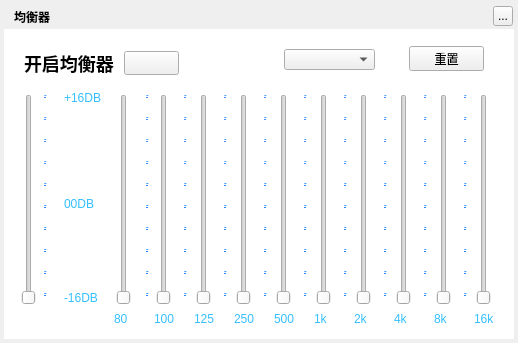
<?xml version="1.0" encoding="UTF-8"?>
<ui version="4.0">
 <class>MusicEqualizerDialog</class>
 <widget class="QWidget" name="MusicEqualizerDialog">
  <property name="geometry">
   <rect>
    <x>0</x>
    <y>0</y>
    <width>518</width>
    <height>343</height>
   </rect>
  </property>
  <property name="windowTitle">
   <string>均衡器</string>
  </property>
  <widget class="QLabel" name="background">
   <property name="geometry">
    <rect>
     <x>4</x>
     <y>4</y>
     <width>510</width>
     <height>335</height>
    </rect>
   </property>
   <property name="text">
    <string/>
   </property>
  </widget>
  <widget class="QLabel" name="topTitleName">
   <property name="geometry">
    <rect>
     <x>14</x>
     <y>4</y>
     <width>51</width>
     <height>25</height>
    </rect>
   </property>
   <property name="styleSheet">
    <string notr="true">color:&quot;#FFFFFF&quot;;font-weight:bold</string>
   </property>
   <property name="text">
    <string>均衡器</string>
   </property>
  </widget>
  <widget class="QToolButton" name="topTitleCloseButton">
   <property name="geometry">
    <rect>
     <x>493</x>
     <y>6</y>
     <width>20</width>
     <height>20</height>
    </rect>
   </property>
   <property name="text">
    <string>...</string>
   </property>
  </widget>
  <widget class="MusicClickedSlider" name="bwVerticalSlider">
   <property name="geometry">
    <rect>
     <x>19</x>
     <y>94</y>
     <width>19</width>
     <height>211</height>
    </rect>
   </property>
   <property name="orientation">
    <enum>Qt::Vertical</enum>
   </property>
  </widget>
  <widget class="MusicClickedSlider" name="verticalSlider3">
   <property name="geometry">
    <rect>
     <x>194</x>
     <y>94</y>
     <width>19</width>
     <height>211</height>
    </rect>
   </property>
   <property name="orientation">
    <enum>Qt::Vertical</enum>
   </property>
  </widget>
  <widget class="MusicClickedSlider" name="verticalSlider4">
   <property name="geometry">
    <rect>
     <x>234</x>
     <y>94</y>
     <width>19</width>
     <height>211</height>
    </rect>
   </property>
   <property name="orientation">
    <enum>Qt::Vertical</enum>
   </property>
  </widget>
  <widget class="MusicClickedSlider" name="verticalSlider5">
   <property name="geometry">
    <rect>
     <x>274</x>
     <y>94</y>
     <width>19</width>
     <height>211</height>
    </rect>
   </property>
   <property name="orientation">
    <enum>Qt::Vertical</enum>
   </property>
  </widget>
  <widget class="MusicClickedSlider" name="verticalSlider2">
   <property name="geometry">
    <rect>
     <x>154</x>
     <y>94</y>
     <width>19</width>
     <height>211</height>
    </rect>
   </property>
   <property name="orientation">
    <enum>Qt::Vertical</enum>
   </property>
  </widget>
  <widget class="MusicClickedSlider" name="verticalSlider7">
   <property name="geometry">
    <rect>
     <x>354</x>
     <y>94</y>
     <width>19</width>
     <height>211</height>
    </rect>
   </property>
   <property name="orientation">
    <enum>Qt::Vertical</enum>
   </property>
  </widget>
  <widget class="MusicClickedSlider" name="verticalSlider6">
   <property name="geometry">
    <rect>
     <x>314</x>
     <y>94</y>
     <width>19</width>
     <height>211</height>
    </rect>
   </property>
   <property name="orientation">
    <enum>Qt::Vertical</enum>
   </property>
  </widget>
  <widget class="MusicClickedSlider" name="verticalSlider8">
   <property name="geometry">
    <rect>
     <x>394</x>
     <y>94</y>
     <width>19</width>
     <height>211</height>
    </rect>
   </property>
   <property name="orientation">
    <enum>Qt::Vertical</enum>
   </property>
  </widget>
  <widget class="MusicClickedSlider" name="verticalSlider9">
   <property name="geometry">
    <rect>
     <x>434</x>
     <y>94</y>
     <width>19</width>
     <height>211</height>
    </rect>
   </property>
   <property name="orientation">
    <enum>Qt::Vertical</enum>
   </property>
  </widget>
  <widget class="MusicClickedSlider" name="verticalSlider10">
   <property name="geometry">
    <rect>
     <x>474</x>
     <y>94</y>
     <width>19</width>
     <height>211</height>
    </rect>
   </property>
   <property name="orientation">
    <enum>Qt::Vertical</enum>
   </property>
  </widget>
  <widget class="MusicClickedSlider" name="verticalSlider1">
   <property name="geometry">
    <rect>
     <x>114</x>
     <y>94</y>
     <width>19</width>
     <height>211</height>
    </rect>
   </property>
   <property name="orientation">
    <enum>Qt::Vertical</enum>
   </property>
  </widget>
  <widget class="QLabel" name="label">
   <property name="geometry">
    <rect>
     <x>24</x>
     <y>46</y>
     <width>101</width>
     <height>35</height>
    </rect>
   </property>
   <property name="styleSheet">
    <string notr="true">font-size:18px;
font-weight:bold;
</string>
   </property>
   <property name="text">
    <string>开启均衡器</string>
   </property>
  </widget>
  <widget class="QPushButton" name="showEqButton">
   <property name="geometry">
    <rect>
     <x>124</x>
     <y>51</y>
     <width>55</width>
     <height>24</height>
    </rect>
   </property>
   <property name="text">
    <string/>
   </property>
   <property name="iconSize">
    <size>
     <width>75</width>
     <height>31</height>
    </size>
   </property>
  </widget>
  <widget class="QPushButton" name="resetButton">
   <property name="geometry">
    <rect>
     <x>409</x>
     <y>46</y>
     <width>75</width>
     <height>25</height>
    </rect>
   </property>
   <property name="text">
    <string>重置</string>
   </property>
  </widget>
  <widget class="QComboBox" name="eqChoice">
   <property name="geometry">
    <rect>
     <x>284</x>
     <y>49</y>
     <width>91</width>
     <height>21</height>
    </rect>
   </property>
  </widget>
  <widget class="QLabel" name="showPerArea_2">
   <property name="geometry">
    <rect>
     <x>44</x>
     <y>89</y>
     <width>5</width>
     <height>220</height>
    </rect>
   </property>
   <property name="styleSheet">
    <string notr="true">color: rgb(230,115,0);</string>
   </property>
   <property name="text">
    <string>&lt;html&gt;&lt;head/&gt;&lt;body&gt;&lt;p&gt;&lt;span style=&quot; font-size:6pt; font-weight:600; text-decoration: underline; color:#3d91ff;&quot;&gt;-&lt;/span&gt;&lt;/p&gt;&lt;p&gt;&lt;span style=&quot; font-size:6pt; font-weight:600; text-decoration: underline; color:#3d91ff;&quot;&gt;-&lt;/span&gt;&lt;/p&gt;&lt;p&gt;&lt;span style=&quot; font-size:6pt; font-weight:600; text-decoration: underline; color:#3d91ff;&quot;&gt;-&lt;/span&gt;&lt;/p&gt;&lt;p&gt;&lt;span style=&quot; font-size:6pt; font-weight:600; text-decoration: underline; color:#3d91ff;&quot;&gt;-&lt;/span&gt;&lt;/p&gt;&lt;p&gt;&lt;span style=&quot; font-size:6pt; font-weight:600; text-decoration: underline; color:#2587ff;&quot;&gt;-&lt;/span&gt;&lt;/p&gt;&lt;p&gt;&lt;span style=&quot; font-size:6pt; font-weight:600; text-decoration: underline; color:#2587ff;&quot;&gt;-&lt;/span&gt;&lt;/p&gt;&lt;p&gt;&lt;span style=&quot; font-size:6pt; font-weight:600; text-decoration: underline; color:#2587ff;&quot;&gt;-&lt;/span&gt;&lt;/p&gt;&lt;p&gt;&lt;span style=&quot; font-size:6pt; font-weight:600; text-decoration: underline; color:#2587ff;&quot;&gt;-&lt;/span&gt;&lt;/p&gt;&lt;p&gt;&lt;span style=&quot; font-size:6pt; font-weight:600; text-decoration: underline; color:#2587ff;&quot;&gt;-&lt;/span&gt;&lt;/p&gt;&lt;p&gt;&lt;span style=&quot; font-size:6pt; font-weight:600; text-decoration: underline; color:#2587ff;&quot;&gt;-&lt;/span&gt;&lt;/p&gt;&lt;p&gt;&lt;span style=&quot; font-size:6pt; font-weight:600; text-decoration: underline; color:#2587ff;&quot;&gt;-&lt;/span&gt;&lt;/p&gt;&lt;/body&gt;&lt;/html&gt;</string>
   </property>
  </widget>
  <widget class="QLabel" name="showPerArea_3">
   <property name="geometry">
    <rect>
     <x>146</x>
     <y>89</y>
     <width>5</width>
     <height>220</height>
    </rect>
   </property>
   <property name="styleSheet">
    <string notr="true">color: rgb(230,115,0);</string>
   </property>
   <property name="text">
    <string>&lt;html&gt;&lt;head/&gt;&lt;body&gt;&lt;p&gt;&lt;span style=&quot; font-size:6pt; font-weight:600; text-decoration: underline; color:#3d91ff;&quot;&gt;-&lt;/span&gt;&lt;/p&gt;&lt;p&gt;&lt;span style=&quot; font-size:6pt; font-weight:600; text-decoration: underline; color:#3d91ff;&quot;&gt;-&lt;/span&gt;&lt;/p&gt;&lt;p&gt;&lt;span style=&quot; font-size:6pt; font-weight:600; text-decoration: underline; color:#3d91ff;&quot;&gt;-&lt;/span&gt;&lt;/p&gt;&lt;p&gt;&lt;span style=&quot; font-size:6pt; font-weight:600; text-decoration: underline; color:#3d91ff;&quot;&gt;-&lt;/span&gt;&lt;/p&gt;&lt;p&gt;&lt;span style=&quot; font-size:6pt; font-weight:600; text-decoration: underline; color:#2587ff;&quot;&gt;-&lt;/span&gt;&lt;/p&gt;&lt;p&gt;&lt;span style=&quot; font-size:6pt; font-weight:600; text-decoration: underline; color:#2587ff;&quot;&gt;-&lt;/span&gt;&lt;/p&gt;&lt;p&gt;&lt;span style=&quot; font-size:6pt; font-weight:600; text-decoration: underline; color:#2587ff;&quot;&gt;-&lt;/span&gt;&lt;/p&gt;&lt;p&gt;&lt;span style=&quot; font-size:6pt; font-weight:600; text-decoration: underline; color:#2587ff;&quot;&gt;-&lt;/span&gt;&lt;/p&gt;&lt;p&gt;&lt;span style=&quot; font-size:6pt; font-weight:600; text-decoration: underline; color:#2587ff;&quot;&gt;-&lt;/span&gt;&lt;/p&gt;&lt;p&gt;&lt;span style=&quot; font-size:6pt; font-weight:600; text-decoration: underline; color:#2587ff;&quot;&gt;-&lt;/span&gt;&lt;/p&gt;&lt;p&gt;&lt;span style=&quot; font-size:6pt; font-weight:600; text-decoration: underline; color:#2587ff;&quot;&gt;-&lt;/span&gt;&lt;/p&gt;&lt;/body&gt;&lt;/html&gt;</string>
   </property>
  </widget>
  <widget class="QLabel" name="showPerArea_5">
   <property name="geometry">
    <rect>
     <x>184</x>
     <y>89</y>
     <width>5</width>
     <height>220</height>
    </rect>
   </property>
   <property name="styleSheet">
    <string notr="true">color: rgb(230,115,0);</string>
   </property>
   <property name="text">
    <string>&lt;html&gt;&lt;head/&gt;&lt;body&gt;&lt;p&gt;&lt;span style=&quot; font-size:6pt; font-weight:600; text-decoration: underline; color:#3d91ff;&quot;&gt;-&lt;/span&gt;&lt;/p&gt;&lt;p&gt;&lt;span style=&quot; font-size:6pt; font-weight:600; text-decoration: underline; color:#3d91ff;&quot;&gt;-&lt;/span&gt;&lt;/p&gt;&lt;p&gt;&lt;span style=&quot; font-size:6pt; font-weight:600; text-decoration: underline; color:#3d91ff;&quot;&gt;-&lt;/span&gt;&lt;/p&gt;&lt;p&gt;&lt;span style=&quot; font-size:6pt; font-weight:600; text-decoration: underline; color:#3d91ff;&quot;&gt;-&lt;/span&gt;&lt;/p&gt;&lt;p&gt;&lt;span style=&quot; font-size:6pt; font-weight:600; text-decoration: underline; color:#2587ff;&quot;&gt;-&lt;/span&gt;&lt;/p&gt;&lt;p&gt;&lt;span style=&quot; font-size:6pt; font-weight:600; text-decoration: underline; color:#2587ff;&quot;&gt;-&lt;/span&gt;&lt;/p&gt;&lt;p&gt;&lt;span style=&quot; font-size:6pt; font-weight:600; text-decoration: underline; color:#2587ff;&quot;&gt;-&lt;/span&gt;&lt;/p&gt;&lt;p&gt;&lt;span style=&quot; font-size:6pt; font-weight:600; text-decoration: underline; color:#2587ff;&quot;&gt;-&lt;/span&gt;&lt;/p&gt;&lt;p&gt;&lt;span style=&quot; font-size:6pt; font-weight:600; text-decoration: underline; color:#2587ff;&quot;&gt;-&lt;/span&gt;&lt;/p&gt;&lt;p&gt;&lt;span style=&quot; font-size:6pt; font-weight:600; text-decoration: underline; color:#2587ff;&quot;&gt;-&lt;/span&gt;&lt;/p&gt;&lt;p&gt;&lt;span style=&quot; font-size:6pt; font-weight:600; text-decoration: underline; color:#2587ff;&quot;&gt;-&lt;/span&gt;&lt;/p&gt;&lt;/body&gt;&lt;/html&gt;</string>
   </property>
  </widget>
  <widget class="QLabel" name="showPerArea_7">
   <property name="geometry">
    <rect>
     <x>224</x>
     <y>89</y>
     <width>5</width>
     <height>220</height>
    </rect>
   </property>
   <property name="styleSheet">
    <string notr="true">color: rgb(230,115,0);</string>
   </property>
   <property name="text">
    <string>&lt;html&gt;&lt;head/&gt;&lt;body&gt;&lt;p&gt;&lt;span style=&quot; font-size:6pt; font-weight:600; text-decoration: underline; color:#3d91ff;&quot;&gt;-&lt;/span&gt;&lt;/p&gt;&lt;p&gt;&lt;span style=&quot; font-size:6pt; font-weight:600; text-decoration: underline; color:#3d91ff;&quot;&gt;-&lt;/span&gt;&lt;/p&gt;&lt;p&gt;&lt;span style=&quot; font-size:6pt; font-weight:600; text-decoration: underline; color:#3d91ff;&quot;&gt;-&lt;/span&gt;&lt;/p&gt;&lt;p&gt;&lt;span style=&quot; font-size:6pt; font-weight:600; text-decoration: underline; color:#3d91ff;&quot;&gt;-&lt;/span&gt;&lt;/p&gt;&lt;p&gt;&lt;span style=&quot; font-size:6pt; font-weight:600; text-decoration: underline; color:#2587ff;&quot;&gt;-&lt;/span&gt;&lt;/p&gt;&lt;p&gt;&lt;span style=&quot; font-size:6pt; font-weight:600; text-decoration: underline; color:#2587ff;&quot;&gt;-&lt;/span&gt;&lt;/p&gt;&lt;p&gt;&lt;span style=&quot; font-size:6pt; font-weight:600; text-decoration: underline; color:#2587ff;&quot;&gt;-&lt;/span&gt;&lt;/p&gt;&lt;p&gt;&lt;span style=&quot; font-size:6pt; font-weight:600; text-decoration: underline; color:#2587ff;&quot;&gt;-&lt;/span&gt;&lt;/p&gt;&lt;p&gt;&lt;span style=&quot; font-size:6pt; font-weight:600; text-decoration: underline; color:#2587ff;&quot;&gt;-&lt;/span&gt;&lt;/p&gt;&lt;p&gt;&lt;span style=&quot; font-size:6pt; font-weight:600; text-decoration: underline; color:#2587ff;&quot;&gt;-&lt;/span&gt;&lt;/p&gt;&lt;p&gt;&lt;span style=&quot; font-size:6pt; font-weight:600; text-decoration: underline; color:#2587ff;&quot;&gt;-&lt;/span&gt;&lt;/p&gt;&lt;/body&gt;&lt;/html&gt;</string>
   </property>
  </widget>
  <widget class="QLabel" name="showPerArea_9">
   <property name="geometry">
    <rect>
     <x>264</x>
     <y>89</y>
     <width>5</width>
     <height>220</height>
    </rect>
   </property>
   <property name="styleSheet">
    <string notr="true">color: rgb(230,115,0);</string>
   </property>
   <property name="text">
    <string>&lt;html&gt;&lt;head/&gt;&lt;body&gt;&lt;p&gt;&lt;span style=&quot; font-size:6pt; font-weight:600; text-decoration: underline; color:#3d91ff;&quot;&gt;-&lt;/span&gt;&lt;/p&gt;&lt;p&gt;&lt;span style=&quot; font-size:6pt; font-weight:600; text-decoration: underline; color:#3d91ff;&quot;&gt;-&lt;/span&gt;&lt;/p&gt;&lt;p&gt;&lt;span style=&quot; font-size:6pt; font-weight:600; text-decoration: underline; color:#3d91ff;&quot;&gt;-&lt;/span&gt;&lt;/p&gt;&lt;p&gt;&lt;span style=&quot; font-size:6pt; font-weight:600; text-decoration: underline; color:#3d91ff;&quot;&gt;-&lt;/span&gt;&lt;/p&gt;&lt;p&gt;&lt;span style=&quot; font-size:6pt; font-weight:600; text-decoration: underline; color:#2587ff;&quot;&gt;-&lt;/span&gt;&lt;/p&gt;&lt;p&gt;&lt;span style=&quot; font-size:6pt; font-weight:600; text-decoration: underline; color:#2587ff;&quot;&gt;-&lt;/span&gt;&lt;/p&gt;&lt;p&gt;&lt;span style=&quot; font-size:6pt; font-weight:600; text-decoration: underline; color:#2587ff;&quot;&gt;-&lt;/span&gt;&lt;/p&gt;&lt;p&gt;&lt;span style=&quot; font-size:6pt; font-weight:600; text-decoration: underline; color:#2587ff;&quot;&gt;-&lt;/span&gt;&lt;/p&gt;&lt;p&gt;&lt;span style=&quot; font-size:6pt; font-weight:600; text-decoration: underline; color:#2587ff;&quot;&gt;-&lt;/span&gt;&lt;/p&gt;&lt;p&gt;&lt;span style=&quot; font-size:6pt; font-weight:600; text-decoration: underline; color:#2587ff;&quot;&gt;-&lt;/span&gt;&lt;/p&gt;&lt;p&gt;&lt;span style=&quot; font-size:6pt; font-weight:600; text-decoration: underline; color:#2587ff;&quot;&gt;-&lt;/span&gt;&lt;/p&gt;&lt;/body&gt;&lt;/html&gt;</string>
   </property>
  </widget>
  <widget class="QLabel" name="showPerArea_11">
   <property name="geometry">
    <rect>
     <x>304</x>
     <y>89</y>
     <width>5</width>
     <height>220</height>
    </rect>
   </property>
   <property name="styleSheet">
    <string notr="true">color: rgb(230,115,0);</string>
   </property>
   <property name="text">
    <string>&lt;html&gt;&lt;head/&gt;&lt;body&gt;&lt;p&gt;&lt;span style=&quot; font-size:6pt; font-weight:600; text-decoration: underline; color:#3d91ff;&quot;&gt;-&lt;/span&gt;&lt;/p&gt;&lt;p&gt;&lt;span style=&quot; font-size:6pt; font-weight:600; text-decoration: underline; color:#3d91ff;&quot;&gt;-&lt;/span&gt;&lt;/p&gt;&lt;p&gt;&lt;span style=&quot; font-size:6pt; font-weight:600; text-decoration: underline; color:#3d91ff;&quot;&gt;-&lt;/span&gt;&lt;/p&gt;&lt;p&gt;&lt;span style=&quot; font-size:6pt; font-weight:600; text-decoration: underline; color:#3d91ff;&quot;&gt;-&lt;/span&gt;&lt;/p&gt;&lt;p&gt;&lt;span style=&quot; font-size:6pt; font-weight:600; text-decoration: underline; color:#2587ff;&quot;&gt;-&lt;/span&gt;&lt;/p&gt;&lt;p&gt;&lt;span style=&quot; font-size:6pt; font-weight:600; text-decoration: underline; color:#2587ff;&quot;&gt;-&lt;/span&gt;&lt;/p&gt;&lt;p&gt;&lt;span style=&quot; font-size:6pt; font-weight:600; text-decoration: underline; color:#2587ff;&quot;&gt;-&lt;/span&gt;&lt;/p&gt;&lt;p&gt;&lt;span style=&quot; font-size:6pt; font-weight:600; text-decoration: underline; color:#2587ff;&quot;&gt;-&lt;/span&gt;&lt;/p&gt;&lt;p&gt;&lt;span style=&quot; font-size:6pt; font-weight:600; text-decoration: underline; color:#2587ff;&quot;&gt;-&lt;/span&gt;&lt;/p&gt;&lt;p&gt;&lt;span style=&quot; font-size:6pt; font-weight:600; text-decoration: underline; color:#2587ff;&quot;&gt;-&lt;/span&gt;&lt;/p&gt;&lt;p&gt;&lt;span style=&quot; font-size:6pt; font-weight:600; text-decoration: underline; color:#2587ff;&quot;&gt;-&lt;/span&gt;&lt;/p&gt;&lt;/body&gt;&lt;/html&gt;</string>
   </property>
  </widget>
  <widget class="QLabel" name="showPerArea_13">
   <property name="geometry">
    <rect>
     <x>344</x>
     <y>89</y>
     <width>5</width>
     <height>220</height>
    </rect>
   </property>
   <property name="styleSheet">
    <string notr="true">color: rgb(230,115,0);</string>
   </property>
   <property name="text">
    <string>&lt;html&gt;&lt;head/&gt;&lt;body&gt;&lt;p&gt;&lt;span style=&quot; font-size:6pt; font-weight:600; text-decoration: underline; color:#3d91ff;&quot;&gt;-&lt;/span&gt;&lt;/p&gt;&lt;p&gt;&lt;span style=&quot; font-size:6pt; font-weight:600; text-decoration: underline; color:#3d91ff;&quot;&gt;-&lt;/span&gt;&lt;/p&gt;&lt;p&gt;&lt;span style=&quot; font-size:6pt; font-weight:600; text-decoration: underline; color:#3d91ff;&quot;&gt;-&lt;/span&gt;&lt;/p&gt;&lt;p&gt;&lt;span style=&quot; font-size:6pt; font-weight:600; text-decoration: underline; color:#3d91ff;&quot;&gt;-&lt;/span&gt;&lt;/p&gt;&lt;p&gt;&lt;span style=&quot; font-size:6pt; font-weight:600; text-decoration: underline; color:#2587ff;&quot;&gt;-&lt;/span&gt;&lt;/p&gt;&lt;p&gt;&lt;span style=&quot; font-size:6pt; font-weight:600; text-decoration: underline; color:#2587ff;&quot;&gt;-&lt;/span&gt;&lt;/p&gt;&lt;p&gt;&lt;span style=&quot; font-size:6pt; font-weight:600; text-decoration: underline; color:#2587ff;&quot;&gt;-&lt;/span&gt;&lt;/p&gt;&lt;p&gt;&lt;span style=&quot; font-size:6pt; font-weight:600; text-decoration: underline; color:#2587ff;&quot;&gt;-&lt;/span&gt;&lt;/p&gt;&lt;p&gt;&lt;span style=&quot; font-size:6pt; font-weight:600; text-decoration: underline; color:#2587ff;&quot;&gt;-&lt;/span&gt;&lt;/p&gt;&lt;p&gt;&lt;span style=&quot; font-size:6pt; font-weight:600; text-decoration: underline; color:#2587ff;&quot;&gt;-&lt;/span&gt;&lt;/p&gt;&lt;p&gt;&lt;span style=&quot; font-size:6pt; font-weight:600; text-decoration: underline; color:#2587ff;&quot;&gt;-&lt;/span&gt;&lt;/p&gt;&lt;/body&gt;&lt;/html&gt;</string>
   </property>
  </widget>
  <widget class="QLabel" name="showPerArea_15">
   <property name="geometry">
    <rect>
     <x>384</x>
     <y>89</y>
     <width>5</width>
     <height>220</height>
    </rect>
   </property>
   <property name="styleSheet">
    <string notr="true">color: rgb(230,115,0);</string>
   </property>
   <property name="text">
    <string>&lt;html&gt;&lt;head/&gt;&lt;body&gt;&lt;p&gt;&lt;span style=&quot; font-size:6pt; font-weight:600; text-decoration: underline; color:#3d91ff;&quot;&gt;-&lt;/span&gt;&lt;/p&gt;&lt;p&gt;&lt;span style=&quot; font-size:6pt; font-weight:600; text-decoration: underline; color:#3d91ff;&quot;&gt;-&lt;/span&gt;&lt;/p&gt;&lt;p&gt;&lt;span style=&quot; font-size:6pt; font-weight:600; text-decoration: underline; color:#3d91ff;&quot;&gt;-&lt;/span&gt;&lt;/p&gt;&lt;p&gt;&lt;span style=&quot; font-size:6pt; font-weight:600; text-decoration: underline; color:#3d91ff;&quot;&gt;-&lt;/span&gt;&lt;/p&gt;&lt;p&gt;&lt;span style=&quot; font-size:6pt; font-weight:600; text-decoration: underline; color:#2587ff;&quot;&gt;-&lt;/span&gt;&lt;/p&gt;&lt;p&gt;&lt;span style=&quot; font-size:6pt; font-weight:600; text-decoration: underline; color:#2587ff;&quot;&gt;-&lt;/span&gt;&lt;/p&gt;&lt;p&gt;&lt;span style=&quot; font-size:6pt; font-weight:600; text-decoration: underline; color:#2587ff;&quot;&gt;-&lt;/span&gt;&lt;/p&gt;&lt;p&gt;&lt;span style=&quot; font-size:6pt; font-weight:600; text-decoration: underline; color:#2587ff;&quot;&gt;-&lt;/span&gt;&lt;/p&gt;&lt;p&gt;&lt;span style=&quot; font-size:6pt; font-weight:600; text-decoration: underline; color:#2587ff;&quot;&gt;-&lt;/span&gt;&lt;/p&gt;&lt;p&gt;&lt;span style=&quot; font-size:6pt; font-weight:600; text-decoration: underline; color:#2587ff;&quot;&gt;-&lt;/span&gt;&lt;/p&gt;&lt;p&gt;&lt;span style=&quot; font-size:6pt; font-weight:600; text-decoration: underline; color:#2587ff;&quot;&gt;-&lt;/span&gt;&lt;/p&gt;&lt;/body&gt;&lt;/html&gt;</string>
   </property>
  </widget>
  <widget class="QLabel" name="showPerArea_18">
   <property name="geometry">
    <rect>
     <x>424</x>
     <y>89</y>
     <width>5</width>
     <height>220</height>
    </rect>
   </property>
   <property name="styleSheet">
    <string notr="true">color: rgb(230,115,0);</string>
   </property>
   <property name="text">
    <string>&lt;html&gt;&lt;head/&gt;&lt;body&gt;&lt;p&gt;&lt;span style=&quot; font-size:6pt; font-weight:600; text-decoration: underline; color:#3d91ff;&quot;&gt;-&lt;/span&gt;&lt;/p&gt;&lt;p&gt;&lt;span style=&quot; font-size:6pt; font-weight:600; text-decoration: underline; color:#3d91ff;&quot;&gt;-&lt;/span&gt;&lt;/p&gt;&lt;p&gt;&lt;span style=&quot; font-size:6pt; font-weight:600; text-decoration: underline; color:#3d91ff;&quot;&gt;-&lt;/span&gt;&lt;/p&gt;&lt;p&gt;&lt;span style=&quot; font-size:6pt; font-weight:600; text-decoration: underline; color:#3d91ff;&quot;&gt;-&lt;/span&gt;&lt;/p&gt;&lt;p&gt;&lt;span style=&quot; font-size:6pt; font-weight:600; text-decoration: underline; color:#2587ff;&quot;&gt;-&lt;/span&gt;&lt;/p&gt;&lt;p&gt;&lt;span style=&quot; font-size:6pt; font-weight:600; text-decoration: underline; color:#2587ff;&quot;&gt;-&lt;/span&gt;&lt;/p&gt;&lt;p&gt;&lt;span style=&quot; font-size:6pt; font-weight:600; text-decoration: underline; color:#2587ff;&quot;&gt;-&lt;/span&gt;&lt;/p&gt;&lt;p&gt;&lt;span style=&quot; font-size:6pt; font-weight:600; text-decoration: underline; color:#2587ff;&quot;&gt;-&lt;/span&gt;&lt;/p&gt;&lt;p&gt;&lt;span style=&quot; font-size:6pt; font-weight:600; text-decoration: underline; color:#2587ff;&quot;&gt;-&lt;/span&gt;&lt;/p&gt;&lt;p&gt;&lt;span style=&quot; font-size:6pt; font-weight:600; text-decoration: underline; color:#2587ff;&quot;&gt;-&lt;/span&gt;&lt;/p&gt;&lt;p&gt;&lt;span style=&quot; font-size:6pt; font-weight:600; text-decoration: underline; color:#2587ff;&quot;&gt;-&lt;/span&gt;&lt;/p&gt;&lt;/body&gt;&lt;/html&gt;</string>
   </property>
  </widget>
  <widget class="QLabel" name="showPerArea_20">
   <property name="geometry">
    <rect>
     <x>464</x>
     <y>89</y>
     <width>5</width>
     <height>220</height>
    </rect>
   </property>
   <property name="styleSheet">
    <string notr="true">color: rgb(230,115,0);</string>
   </property>
   <property name="text">
    <string>&lt;html&gt;&lt;head/&gt;&lt;body&gt;&lt;p&gt;&lt;span style=&quot; font-size:6pt; font-weight:600; text-decoration: underline; color:#3d91ff;&quot;&gt;-&lt;/span&gt;&lt;/p&gt;&lt;p&gt;&lt;span style=&quot; font-size:6pt; font-weight:600; text-decoration: underline; color:#3d91ff;&quot;&gt;-&lt;/span&gt;&lt;/p&gt;&lt;p&gt;&lt;span style=&quot; font-size:6pt; font-weight:600; text-decoration: underline; color:#3d91ff;&quot;&gt;-&lt;/span&gt;&lt;/p&gt;&lt;p&gt;&lt;span style=&quot; font-size:6pt; font-weight:600; text-decoration: underline; color:#3d91ff;&quot;&gt;-&lt;/span&gt;&lt;/p&gt;&lt;p&gt;&lt;span style=&quot; font-size:6pt; font-weight:600; text-decoration: underline; color:#2587ff;&quot;&gt;-&lt;/span&gt;&lt;/p&gt;&lt;p&gt;&lt;span style=&quot; font-size:6pt; font-weight:600; text-decoration: underline; color:#2587ff;&quot;&gt;-&lt;/span&gt;&lt;/p&gt;&lt;p&gt;&lt;span style=&quot; font-size:6pt; font-weight:600; text-decoration: underline; color:#2587ff;&quot;&gt;-&lt;/span&gt;&lt;/p&gt;&lt;p&gt;&lt;span style=&quot; font-size:6pt; font-weight:600; text-decoration: underline; color:#2587ff;&quot;&gt;-&lt;/span&gt;&lt;/p&gt;&lt;p&gt;&lt;span style=&quot; font-size:6pt; font-weight:600; text-decoration: underline; color:#2587ff;&quot;&gt;-&lt;/span&gt;&lt;/p&gt;&lt;p&gt;&lt;span style=&quot; font-size:6pt; font-weight:600; text-decoration: underline; color:#2587ff;&quot;&gt;-&lt;/span&gt;&lt;/p&gt;&lt;p&gt;&lt;span style=&quot; font-size:6pt; font-weight:600; text-decoration: underline; color:#2587ff;&quot;&gt;-&lt;/span&gt;&lt;/p&gt;&lt;/body&gt;&lt;/html&gt;</string>
   </property>
  </widget>
  <widget class="QLabel" name="showPerArea_21">
   <property name="geometry">
    <rect>
     <x>64</x>
     <y>68</y>
     <width>41</width>
     <height>261</height>
    </rect>
   </property>
   <property name="styleSheet">
    <string notr="true">color: rgb(230,115,0);</string>
   </property>
   <property name="text">
    <string>&lt;html&gt;&lt;head/&gt;&lt;body&gt;&lt;p&gt;&lt;span style=&quot; color:#35bfff;&quot;&gt;+16DB&lt;/span&gt;&lt;/p&gt;&lt;p&gt;&lt;span style=&quot; color:#35bfff;&quot;&gt;&lt;br/&gt;&lt;/span&gt;&lt;/p&gt;&lt;p&gt;&lt;span style=&quot; color:#35bfff;&quot;&gt;&lt;br/&gt;&lt;/span&gt;&lt;/p&gt;&lt;p&gt;&lt;span style=&quot; color:#35bfff;&quot;&gt;00DB&lt;br/&gt;&lt;/span&gt;&lt;/p&gt;&lt;p&gt;&lt;span style=&quot; color:#35bfff;&quot;&gt;&lt;br/&gt;&lt;br/&gt;&lt;/span&gt;&lt;/p&gt;&lt;p&gt;&lt;span style=&quot; color:#35bfff;&quot;&gt;-16DB&lt;/span&gt;&lt;/p&gt;&lt;/body&gt;&lt;/html&gt;</string>
   </property>
  </widget>
  <widget class="QLabel" name="showPerArea_22">
   <property name="geometry">
    <rect>
     <x>114</x>
     <y>309</y>
     <width>20</width>
     <height>20</height>
    </rect>
   </property>
   <property name="styleSheet">
    <string notr="true">color:#35bfff;</string>
   </property>
   <property name="text">
    <string>80</string>
   </property>
  </widget>
  <widget class="QLabel" name="showPerArea_23">
   <property name="geometry">
    <rect>
     <x>154</x>
     <y>309</y>
     <width>20</width>
     <height>20</height>
    </rect>
   </property>
   <property name="styleSheet">
    <string notr="true">color:#35bfff;</string>
   </property>
   <property name="text">
    <string>100</string>
   </property>
  </widget>
  <widget class="QLabel" name="showPerArea_24">
   <property name="geometry">
    <rect>
     <x>194</x>
     <y>309</y>
     <width>20</width>
     <height>20</height>
    </rect>
   </property>
   <property name="styleSheet">
    <string notr="true">color:#35bfff;</string>
   </property>
   <property name="text">
    <string>125</string>
   </property>
  </widget>
  <widget class="QLabel" name="showPerArea_25">
   <property name="geometry">
    <rect>
     <x>234</x>
     <y>309</y>
     <width>20</width>
     <height>20</height>
    </rect>
   </property>
   <property name="styleSheet">
    <string notr="true">color:#35bfff;</string>
   </property>
   <property name="text">
    <string>250</string>
   </property>
  </widget>
  <widget class="QLabel" name="showPerArea_26">
   <property name="geometry">
    <rect>
     <x>274</x>
     <y>309</y>
     <width>20</width>
     <height>20</height>
    </rect>
   </property>
   <property name="styleSheet">
    <string notr="true">color:#35bfff;</string>
   </property>
   <property name="text">
    <string>500</string>
   </property>
  </widget>
  <widget class="QLabel" name="showPerArea_27">
   <property name="geometry">
    <rect>
     <x>314</x>
     <y>309</y>
     <width>20</width>
     <height>20</height>
    </rect>
   </property>
   <property name="styleSheet">
    <string notr="true">color:#35bfff;</string>
   </property>
   <property name="text">
    <string>1k</string>
   </property>
  </widget>
  <widget class="QLabel" name="showPerArea_28">
   <property name="geometry">
    <rect>
     <x>354</x>
     <y>309</y>
     <width>20</width>
     <height>20</height>
    </rect>
   </property>
   <property name="styleSheet">
    <string notr="true">color:#35bfff;</string>
   </property>
   <property name="text">
    <string>2k</string>
   </property>
  </widget>
  <widget class="QLabel" name="showPerArea_29">
   <property name="geometry">
    <rect>
     <x>394</x>
     <y>309</y>
     <width>20</width>
     <height>20</height>
    </rect>
   </property>
   <property name="styleSheet">
    <string notr="true">color:#35bfff;</string>
   </property>
   <property name="text">
    <string>4k</string>
   </property>
  </widget>
  <widget class="QLabel" name="showPerArea_30">
   <property name="geometry">
    <rect>
     <x>434</x>
     <y>309</y>
     <width>20</width>
     <height>20</height>
    </rect>
   </property>
   <property name="styleSheet">
    <string notr="true">color:#35bfff;</string>
   </property>
   <property name="text">
    <string>8k</string>
   </property>
  </widget>
  <widget class="QLabel" name="showPerArea_31">
   <property name="geometry">
    <rect>
     <x>474</x>
     <y>309</y>
     <width>20</width>
     <height>20</height>
    </rect>
   </property>
   <property name="styleSheet">
    <string notr="true">color:#35bfff;</string>
   </property>
   <property name="text">
    <string>16k</string>
   </property>
  </widget>
  <widget class="QWidget" name="backgroundMask" native="true">
   <property name="geometry">
    <rect>
     <x>4</x>
     <y>29</y>
     <width>510</width>
     <height>310</height>
    </rect>
   </property>
   <property name="styleSheet">
    <string notr="true">background:white;</string>
   </property>
  </widget>
  <zorder>background</zorder>
  <zorder>backgroundMask</zorder>
  <zorder>topTitleName</zorder>
  <zorder>topTitleCloseButton</zorder>
  <zorder>bwVerticalSlider</zorder>
  <zorder>verticalSlider3</zorder>
  <zorder>verticalSlider4</zorder>
  <zorder>verticalSlider5</zorder>
  <zorder>verticalSlider2</zorder>
  <zorder>verticalSlider7</zorder>
  <zorder>verticalSlider6</zorder>
  <zorder>verticalSlider8</zorder>
  <zorder>verticalSlider9</zorder>
  <zorder>verticalSlider10</zorder>
  <zorder>verticalSlider1</zorder>
  <zorder>label</zorder>
  <zorder>showEqButton</zorder>
  <zorder>resetButton</zorder>
  <zorder>eqChoice</zorder>
  <zorder>showPerArea_2</zorder>
  <zorder>showPerArea_3</zorder>
  <zorder>showPerArea_5</zorder>
  <zorder>showPerArea_7</zorder>
  <zorder>showPerArea_9</zorder>
  <zorder>showPerArea_11</zorder>
  <zorder>showPerArea_13</zorder>
  <zorder>showPerArea_15</zorder>
  <zorder>showPerArea_18</zorder>
  <zorder>showPerArea_20</zorder>
  <zorder>showPerArea_21</zorder>
  <zorder>showPerArea_22</zorder>
  <zorder>showPerArea_23</zorder>
  <zorder>showPerArea_24</zorder>
  <zorder>showPerArea_25</zorder>
  <zorder>showPerArea_26</zorder>
  <zorder>showPerArea_27</zorder>
  <zorder>showPerArea_28</zorder>
  <zorder>showPerArea_29</zorder>
  <zorder>showPerArea_30</zorder>
  <zorder>showPerArea_31</zorder>
 </widget>
 <customwidgets>
  <customwidget>
   <class>MusicClickedSlider</class>
   <extends>QSlider</extends>
   <header>musicclickedslider.h</header>
  </customwidget>
 </customwidgets>
 <resources/>
 <connections/>
</ui>
